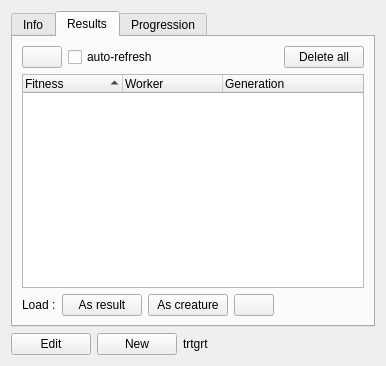
<?xml version="1.0" encoding="UTF-8"?>
<ui version="4.0">
 <class>ExperimentCtrl</class>
 <widget class="QWidget" name="ExperimentCtrl">
  <property name="geometry">
   <rect>
    <x>0</x>
    <y>0</y>
    <width>386</width>
    <height>366</height>
   </rect>
  </property>
  <property name="windowTitle">
   <string>Form</string>
  </property>
  <layout class="QGridLayout" name="gridLayout">
   <item row="0" column="0" colspan="4">
    <widget class="QTabWidget" name="tabWidget">
     <property name="enabled">
      <bool>true</bool>
     </property>
     <property name="currentIndex">
      <number>1</number>
     </property>
     <widget class="QWidget" name="tabInfo">
      <attribute name="icon">
       <iconset resource="../../../ressources/ressources.qrc">
        <normaloff>:/img/icons/information</normaloff>:/img/icons/information</iconset>
      </attribute>
      <attribute name="title">
       <string>Info</string>
      </attribute>
      <layout class="QGridLayout" name="gridLayout_4">
       <item row="0" column="0">
        <widget class="QLabel" name="label_2">
         <property name="styleSheet">
          <string notr="true">color: rgb(81, 119, 145);</string>
         </property>
         <property name="text">
          <string>Id</string>
         </property>
        </widget>
       </item>
       <item row="0" column="1">
        <widget class="QLabel" name="lblId">
         <property name="text">
          <string>Id</string>
         </property>
         <property name="wordWrap">
          <bool>true</bool>
         </property>
        </widget>
       </item>
       <item row="1" column="0">
        <widget class="QLabel" name="label_3">
         <property name="styleSheet">
          <string notr="true">color: rgb(81, 119, 145);</string>
         </property>
         <property name="text">
          <string>Author</string>
         </property>
        </widget>
       </item>
       <item row="1" column="1">
        <widget class="QLabel" name="lblAuthor">
         <property name="text">
          <string>Author</string>
         </property>
         <property name="wordWrap">
          <bool>true</bool>
         </property>
        </widget>
       </item>
       <item row="2" column="0">
        <widget class="QLabel" name="label_4">
         <property name="styleSheet">
          <string notr="true">color: rgb(81, 119, 145);</string>
         </property>
         <property name="text">
          <string>Description</string>
         </property>
        </widget>
       </item>
       <item row="2" column="1">
        <widget class="QLabel" name="lblDescription">
         <property name="text">
          <string>Description</string>
         </property>
         <property name="wordWrap">
          <bool>true</bool>
         </property>
        </widget>
       </item>
       <item row="3" column="0">
        <widget class="QLabel" name="label_5">
         <property name="styleSheet">
          <string notr="true">color: rgb(81, 119, 145);</string>
         </property>
         <property name="text">
          <string>Date of creation</string>
         </property>
        </widget>
       </item>
       <item row="3" column="1">
        <widget class="QLabel" name="lblDate">
         <property name="text">
          <string>Date</string>
         </property>
         <property name="wordWrap">
          <bool>true</bool>
         </property>
        </widget>
       </item>
       <item row="4" column="0">
        <spacer name="verticalSpacer">
         <property name="orientation">
          <enum>Qt::Vertical</enum>
         </property>
         <property name="sizeHint" stdset="0">
          <size>
           <width>20</width>
           <height>40</height>
          </size>
         </property>
        </spacer>
       </item>
       <item row="4" column="1">
        <spacer name="horizontalSpacer">
         <property name="orientation">
          <enum>Qt::Horizontal</enum>
         </property>
         <property name="sizeHint" stdset="0">
          <size>
           <width>40</width>
           <height>20</height>
          </size>
         </property>
        </spacer>
       </item>
      </layout>
     </widget>
     <widget class="QWidget" name="tabResults">
      <attribute name="icon">
       <iconset resource="../../../ressources/ressources.qrc">
        <normaloff>:/img/icons/entities</normaloff>:/img/icons/entities</iconset>
      </attribute>
      <attribute name="title">
       <string>Results</string>
      </attribute>
      <layout class="QGridLayout" name="gridLayout_2">
       <item row="2" column="0" colspan="5">
        <widget class="QTreeWidget" name="twResults">
         <property name="sortingEnabled">
          <bool>true</bool>
         </property>
         <property name="animated">
          <bool>true</bool>
         </property>
         <property name="wordWrap">
          <bool>false</bool>
         </property>
         <property name="headerHidden">
          <bool>false</bool>
         </property>
         <column>
          <property name="text">
           <string>Fitness</string>
          </property>
         </column>
         <column>
          <property name="text">
           <string>Worker</string>
          </property>
         </column>
         <column>
          <property name="text">
           <string>Generation</string>
          </property>
         </column>
        </widget>
       </item>
       <item row="1" column="0" colspan="5">
        <layout class="QHBoxLayout" name="horizontalLayout">
         <item>
          <widget class="QPushButton" name="pbRefresh">
           <property name="text">
            <string/>
           </property>
           <property name="icon">
            <iconset resource="../../../ressources/ressources.qrc">
             <normaloff>:/img/icons/refresh</normaloff>:/img/icons/refresh</iconset>
           </property>
          </widget>
         </item>
         <item>
          <widget class="QCheckBox" name="checkBox">
           <property name="text">
            <string>auto-refresh</string>
           </property>
           <property name="icon">
            <iconset resource="../../../ressources/ressources.qrc">
             <normaloff>:/img/icons/refresh</normaloff>:/img/icons/refresh</iconset>
           </property>
          </widget>
         </item>
         <item>
          <spacer name="horizontalSpacer_3">
           <property name="orientation">
            <enum>Qt::Horizontal</enum>
           </property>
           <property name="sizeHint" stdset="0">
            <size>
             <width>40</width>
             <height>20</height>
            </size>
           </property>
          </spacer>
         </item>
         <item>
          <widget class="QPushButton" name="pbDeleteSelectedResults">
           <property name="text">
            <string>Delete all</string>
           </property>
           <property name="icon">
            <iconset resource="../../../ressources/ressources.qrc">
             <normaloff>:/img/icons/delete</normaloff>:/img/icons/delete</iconset>
           </property>
          </widget>
         </item>
        </layout>
       </item>
       <item row="4" column="0" colspan="5">
        <layout class="QHBoxLayout" name="horizontalLayout_2">
         <item>
          <widget class="QLabel" name="label_6">
           <property name="text">
            <string>Load :</string>
           </property>
          </widget>
         </item>
         <item>
          <widget class="QPushButton" name="btnLoad">
           <property name="text">
            <string>As result</string>
           </property>
           <property name="icon">
            <iconset resource="../../../ressources/ressources.qrc">
             <normaloff>:/img/icons/dna_32</normaloff>:/img/icons/dna_32</iconset>
           </property>
          </widget>
         </item>
         <item>
          <widget class="QPushButton" name="btnAdd">
           <property name="text">
            <string>As creature</string>
           </property>
           <property name="icon">
            <iconset resource="../../../ressources/ressources.qrc">
             <normaloff>:/img/icons/entity_add</normaloff>:/img/icons/entity_add</iconset>
           </property>
          </widget>
         </item>
         <item>
          <widget class="QPushButton" name="btnHelp">
           <property name="text">
            <string/>
           </property>
           <property name="icon">
            <iconset resource="../../../ressources/ressources.qrc">
             <normaloff>:/img/icons/information</normaloff>:/img/icons/information</iconset>
           </property>
           <property name="flat">
            <bool>false</bool>
           </property>
          </widget>
         </item>
         <item>
          <spacer name="horizontalSpacer_2">
           <property name="orientation">
            <enum>Qt::Horizontal</enum>
           </property>
           <property name="sizeHint" stdset="0">
            <size>
             <width>40</width>
             <height>20</height>
            </size>
           </property>
          </spacer>
         </item>
        </layout>
       </item>
      </layout>
     </widget>
     <widget class="QWidget" name="tabProgression">
      <attribute name="icon">
       <iconset resource="../../../ressources/ressources.qrc">
        <normaloff>:/img/icons/entity_stats</normaloff>:/img/icons/entity_stats</iconset>
      </attribute>
      <attribute name="title">
       <string>Progression</string>
      </attribute>
      <layout class="QGridLayout" name="gridLayout_3">
       <item row="1" column="0">
        <widget class="QLabel" name="label">
         <property name="text">
          <string>Coming soon...</string>
         </property>
        </widget>
       </item>
       <item row="2" column="0">
        <spacer name="verticalSpacer_2">
         <property name="orientation">
          <enum>Qt::Vertical</enum>
         </property>
         <property name="sizeHint" stdset="0">
          <size>
           <width>20</width>
           <height>40</height>
          </size>
         </property>
        </spacer>
       </item>
      </layout>
     </widget>
    </widget>
   </item>
   <item row="1" column="0" colspan="4">
    <layout class="QHBoxLayout" name="horizontalLayout_3">
     <item>
      <widget class="QPushButton" name="pbEditExperiment">
       <property name="text">
        <string>Edit</string>
       </property>
       <property name="icon">
        <iconset resource="../../../ressources/ressources.qrc">
         <normaloff>:/img/icons/edition</normaloff>:/img/icons/edition</iconset>
       </property>
      </widget>
     </item>
     <item>
      <widget class="QPushButton" name="pbNewExperiment">
       <property name="text">
        <string>New</string>
       </property>
       <property name="icon">
        <iconset resource="../../../ressources/ressources.qrc">
         <normaloff>:/img/icons/add</normaloff>:/img/icons/add</iconset>
       </property>
      </widget>
     </item>
     <item>
      <widget class="QLabel" name="lblDb">
       <property name="text">
        <string>trtgrt</string>
       </property>
      </widget>
     </item>
     <item>
      <spacer name="horizontalSpacer_4">
       <property name="orientation">
        <enum>Qt::Horizontal</enum>
       </property>
       <property name="sizeHint" stdset="0">
        <size>
         <width>40</width>
         <height>20</height>
        </size>
       </property>
      </spacer>
     </item>
    </layout>
   </item>
  </layout>
 </widget>
 <resources>
  <include location="../../../ressources/ressources.qrc"/>
 </resources>
 <connections/>
</ui>
